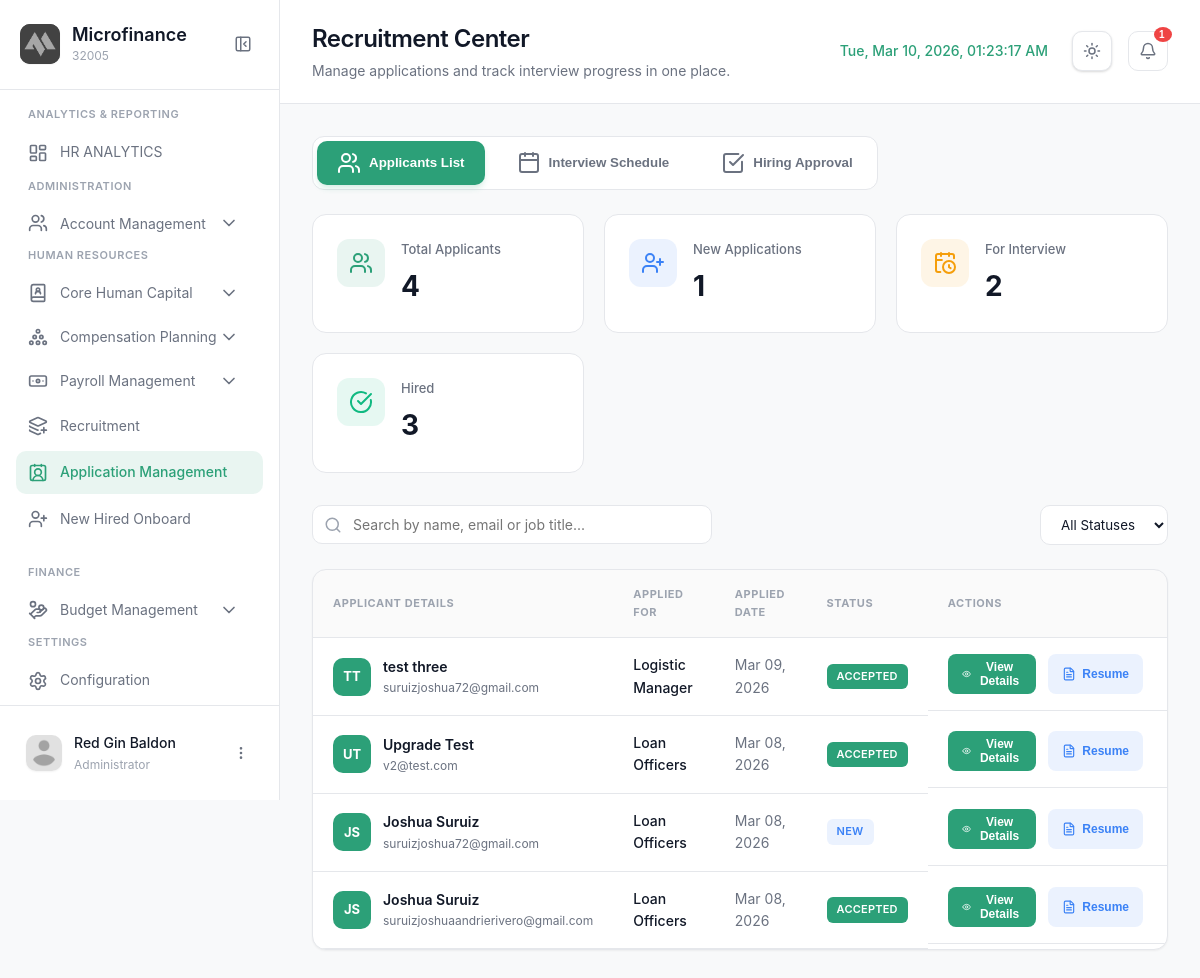
The app's page /modules/admin/applicationmgt.php (signed in) with its own data.
### tables this page shows
CREATE TABLE `applicants` (
  `ApplicantID` int(11) NOT NULL,
  `PostID` int(11) NOT NULL,
  `FirstName` varchar(100) NOT NULL,
  `MiddleName` varchar(100) DEFAULT NULL,
  `LastName` varchar(100) NOT NULL,
  `Email` varchar(150) NOT NULL,
  `Phone` varchar(20) NOT NULL,
  `Gender` varchar(20) DEFAULT NULL,
  `DateOfBirth` date DEFAULT NULL,
  `PermanentAddress` text DEFAULT NULL,
  `EmergencyContactName` varchar(200) DEFAULT NULL,
  `EmergencyRelationship` varchar(50) DEFAULT NULL,
  `EmergencyPhone` varchar(20) DEFAULT NULL,
  `ResumePath` varchar(255) DEFAULT NULL,
  `GovIDPath` varchar(255) DEFAULT NULL,
  `ClearancePath` varchar(255) DEFAULT NULL,
  `TORPath` varchar(255) DEFAULT NULL,
  `IDPicturePath` varchar(255) DEFAULT NULL,
  `Status` enum('New','Reviewed','Shortlisted','Interview','Rejected','Accepted') DEFAULT 'New',
  `AppliedAt` timestamp NOT NULL DEFAULT current_timestamp(),
  `ApprovalStatus` varchar(50) DEFAULT 'Pending Manager Approval'
);

CREATE TABLE `job_postings` (
  `PostID` int(11) NOT NULL,
  `RequisitionID` int(11) NOT NULL,
  `Title` varchar(255) NOT NULL,
  `Department` varchar(100) DEFAULT NULL,
  `Location` varchar(100) DEFAULT 'Metro Manila',
  `JobType` enum('Full-time','Part-time','Contract','Temporary') DEFAULT 'Full-time',
  `SalaryType` varchar(50) DEFAULT NULL,
  `SalaryRange` varchar(100) DEFAULT NULL,
  `Category` enum('Technology','Design','Marketing','Human Resources','Finance','Operations') DEFAULT 'Operations',
  `Description` text DEFAULT NULL,
  `Responsibilities` text DEFAULT NULL,
  `Requirements` text DEFAULT NULL,
  `Status` enum('Live','Closed','Archived') DEFAULT 'Live',
  `CreatedAt` timestamp NOT NULL DEFAULT current_timestamp()
);

### modules/admin/applicationmgt.php (the view, shortened to what this page needs)
<?php
require_once '../../config/config.php';
$page = 'applicationmgt';
$module = 'recruitment';
$stats = [
    'Total' => $conn->query("SELECT COUNT(*) FROM applicants")->fetch_row()[0],
    'New' => $conn->query("SELECT COUNT(*) FROM applicants WHERE Status = 'New'")->fetch_row()[0],
    'Shortlisted' => $conn->query("SELECT COUNT(*) FROM applicants WHERE Status = 'Shortlisted'")->fetch_row()[0],
    'Accepted' => $conn->query("SELECT COUNT(*) FROM applicants WHERE Status = 'Accepted'")->fetch_row()[0]
];
$query = "SELECT a.*, j.Title as JobTitle
          FROM applicants a
          JOIN job_postings j ON a.PostID = j.PostID
          ORDER BY a.AppliedAt DESC";
$applicants = $conn->query($query);
$interviewQuery = "SELECT s.*, a.FirstName, a.LastName, a.Email, a.Status, j.Title as JobTitle, u.Username as InterviewerName
                  FROM interview_schedules s
                  JOIN applicants a ON s.ApplicantID = a.ApplicantID
                  JOIN job_postings j ON a.PostID = j.PostID
                  JOIN useraccounts u ON s.InterviewerID = u.AccountID
                  ORDER BY s.InterviewDate ASC, s.InterviewTime ASC";
$interviews = $conn->query($interviewQuery);
?>
<!DOCTYPE html>
<html lang="en">
<head>
  <link rel="stylesheet" href="../../css/applicationmgt.css?v=<?php echo time(); ?>">
</head>
<body>
  <aside class="sidebar" id="sidebar">
    <div class="sidebar-header">
      <div class="logo-container">
        <div class="logo-wrapper">
          <img src="../../img/logo.png" alt="Logo" class="logo">
        </div>
        <div class="logo-text">
          <h2 class="app-name">Microfinance</h2>
          <span class="app-tagline">32005</span>
        </div>
      </div>
      <button class="sidebar-toggle" id="sidebarToggle">
        <i data-lucide="panel-left-close"></i>
      </button>
    </div>
    <nav class="sidebar-nav">
      <div class="nav-section">
        <span class="nav-section-title">ANALYTICS & REPORTING</span>
        <a href="dashboard.php" class="nav-item">
          <i data-lucide="layout-dashboard"></i>
          <span>HR ANALYTICS</span>
        </a>
      <div class="nav-section">
        <span class="nav-section-title">ADMINISTRATION</span>
        <div class="nav-item-group <?php echo ($module === 'accounts') ? 'active' : ''; ?>">
          <button class="nav-item has-submenu" data-module="accounts">
            <div class="nav-item-content">
              <i data-lucide="users"></i>
              <span>Account Management</span>
            </div>
            <i data-lucide="chevron-down" class="submenu-icon"></i>
          </button>
        </div>
       <div class="nav-section">
        <span class="nav-section-title">Human Resources</span>
          <div class="nav-item-group <?php echo ($module === 'corehumancapital') ? 'active' : ''; ?>">
          <button class="nav-item has-submenu" data-module="corehumancapital">
            <div class="nav-item-content">
              <i data-lucide="book-user"></i>
              <span>Core Human Capital</span>
            </div>
            <i data-lucide="chevron-down" class="submenu-icon"></i>
          </button>
        </div>
          <div class="nav-item-group <?php echo ($module === 'planning') ? 'active' : ''; ?>">
          <button class="nav-item has-submenu" data-module="planning">
            <div class="nav-item-content">
              <i data-lucide="circle-pile"></i>
              <span>Compensation Planning</span>
            </div>
            <i data-lucide="chevron-down" class="submenu-icon"></i>
          </button>
        </div>
        <div class="nav-item-group <?php echo ($module === 'payroll') ? 'active' : ''; ?>">
          <button class="nav-item has-submenu" data-module="payroll">
            <div class="nav-item-content">
              <i data-lucide="banknote"></i>
              <span>Payroll Management</span>
            </div>
            <i data-lucide="chevron-down" class="submenu-icon"></i>
          </button>
        </div>
            <a href="recruitment.php" class="nav-item <?php echo ($page === 'recruitment') ? 'active' : ''; ?>">
              <i data-lucide="layers-plus"></i>
              <span>Recruitment</span>
            </a>
            <a href="applicationmgt.php" class="nav-item <?php echo ($page === 'applicationmgt') ? 'active' : ''; ?>">
              <i data-lucide="contact-round"></i>
              <span>Application Management</span>
            </a>
      <a href="newhiredonboard.php" class="nav-item <?php echo ($page === 'newhiredonboard') ? 'active' : ''; ?>">
              <i data-lucide="user-plus"></i>
              <span>New Hired Onboard</span>
            </a>
        </div>
        <div class="nav-section">
        <span class="nav-section-title">FINANCE</span>
        <div class="nav-item-group <?php echo ($module === 'budget') ? 'active' : ''; ?>">
          <button class="nav-item has-submenu" data-module="budget">
            <div class="nav-item-content">
              <i data-lucide="hand-coins"></i>
              <span>Budget Management</span>
            </div>
            <i data-lucide="chevron-down" class="submenu-icon"></i>
          </button>
      <div class="nav-section">
        <span class="nav-section-title">SETTINGS</span>
        <a href="#" class="nav-item">
          <i data-lucide="settings"></i>
          <span>Configuration</span>
        </a>
      </div>
    </nav>
    <div class="sidebar-footer">
      <div class="user-profile">
        <div class="user-avatar">
          <img src="../../img/profile.png" alt="User">
        </div>
        <div class="user-info">
          <span class="user-name"><?php echo htmlspecialchars($_SESSION['username'] ?? 'Admin'); ?></span>
          <span class="user-role">Administrator</span>
        </div>
        <button class="user-menu-btn" id="userMenuBtn">
          <i data-lucide="more-vertical"></i>
        </button>
      </div>
    </div>
  </aside>
  <main class="main-content">
    <header class="page-header">
      <div class="header-left">
        <div class="header-title">
          <h1>Recruitment Center</h1>
          <p>Manage applications and track interview progress in one place.</p>
        </div>
      </div>
      <div class="header-right">
        <div class="header-clock">
          <span id="realTimeClock"></span>
        </div>
        <button class="theme-toggle" id="themeToggle" aria-label="Toggle theme">
          <i data-lucide="sun" class="sun-icon"></i>
        </button>
        <button class="icon-btn">
          <i data-lucide="bell"></i>
          <span class="badge" id="notifBadge" style="background:#ef4444; position:absolute; top:-5px; right:-5px; font-size:10px; padding:2px 5px; color:white; border-radius:50%;"><?php echo $stats['New']; ?></span>
        </button>
      </div>
    </header>
    <div class="content-wrapper">
      <div class="tabs-container">
        <button class="tab-btn active" data-tab="applicants">
          <i data-lucide="users"></i>
          <span>Applicants List</span>
        </button>
        <button class="tab-btn" data-tab="interviews">
          <i data-lucide="calendar"></i>
          <span>Interview Schedule</span>
        </button>
        <button class="tab-btn" data-tab="hiring">
          <i data-lucide="check-square"></i>
          <span>Hiring Approval</span>
        </button>
      </div>
      <div id="applicantsTab" class="tab-content active">
        <div class="stats-grid">
          <div class="stat-card">
            <div class="stat-icon" style="background: rgba(44, 160, 120, 0.1); color: var(--brand-green);">
              <i data-lucide="users"></i>
            </div>
            <div class="stat-content">
              <span class="stat-label">Total Applicants</span>
              <h3 class="stat-value"><?php echo number_format($stats['Total']); ?></h3>
            </div>
          </div>
          <div class="stat-card">
            <div class="stat-icon" style="background: rgba(59, 130, 246, 0.1); color: #3b82f6;">
              <i data-lucide="user-plus"></i>
            </div>
            <div class="stat-content">
              <span class="stat-label">New Applications</span>
              <h3 class="stat-value"><?php echo $stats['New']; ?></h3>
            </div>
          </div>
          <div class="stat-card">
            <div class="stat-icon" style="background: rgba(245, 158, 11, 0.1); color: #f59e0b;">
              <i data-lucide="calendar-clock"></i>
            </div>
            <div class="stat-content">
              <span class="stat-label">For Interview</span>
              <h3 class="stat-value"><?php echo ($interviews ? $interviews->num_rows : 0); ?></h3>
            </div>
          </div>
          <div class="stat-card">
            <div class="stat-icon" style="background: rgba(16, 185, 129, 0.1); color: #10b981;">
              <i data-lucide="check-circle"></i>
            </div>
            <div class="stat-content">
              <span class="stat-label">Hired</span>
              <h3 class="stat-value"><?php echo $stats['Accepted']; ?></h3>
            </div>
          </div>
        </div>
        <div class="toolbar">
          <div class="search-box">
            <input type="text" id="applicantSearch" placeholder="Search by name, email or job title...">
          </div>
          <div class="filter-group">
            <select id="statusFilter" class="filter-select">
              <option value="all">All Statuses</option>
            </select>
          </div>
        </div>
      <div class="table-container">
        <table class="applicant-table">
          <thead>
            <tr>
              <th>Applicant Details</th>
              <th>Applied For</th>
              <th>Applied Date</th>
              <th>Status</th>
              <th>Actions</th>
            </tr>
          </thead>
          <tbody id="applicantTableBody">
            <?php
            $applicants->data_seek(0);
            while($row = $applicants->fetch_assoc()):
               $initials = strtoupper(substr($row['FirstName'], 0, 1) . substr($row['LastName'], 0, 1));
               $statusClass = "badge-" . strtolower($row['Status']);
            ?>
            <tr class="applicant-row" data-status="<?php echo $row['Status']; ?>">
              <td>
                <div class="user-info-cell">
                  <div class="initials-avatar"><?php echo $initials; ?></div>
                  <div class="name-email">
                    <span class="applicant-name"><?php echo htmlspecialchars($row['FirstName'] . ' ' . $row['LastName']); ?></span>
                    <span class="applicant-email"><?php echo htmlspecialchars($row['Email']); ?></span>
                  </div>
                </div>
              </td>
              <td>
                <div style="font-weight:500; color:var(--text-primary);"><?php echo htmlspecialchars($row['JobTitle']); ?></div>
              </td>
              <td style="color:var(--text-secondary);">
                <?php echo date('M d, Y', strtotime($row['AppliedAt'])); ?>
              </td>
              <td>
                <span class="badge <?php echo $statusClass; ?>"><?php echo $row['Status']; ?></span>
              </td>
              <td style="display:flex; gap:8px;">
                <button class="action-btn view-details" data-id="<?php echo $row['ApplicantID']; ?>" style="background:var(--brand-green); color:white; border:none; padding:6px 14px; border-radius:8px; font-size:12px; font-weight:600; cursor:pointer; display:flex; align-items:center; gap:6px;">
                  <i data-lucide="eye" style="width:14px;"></i>
                  <span>View Details</span>
                </button>
                <button class="action-btn download-resume" onclick="window.open('../../<?php echo $row['ResumePath']; ?>')" style="background:rgba(59,130,246,0.1); color:#3b82f6; border:none; padding:6px 14px; border-radius:8px; font-size:12px; font-weight:600; cursor:pointer; display:flex; align-items:center; gap:6px;">
                  <i data-lucide="file-text" style="width:14px;"></i>
                  <span>Resume</span>
                </button>
              </td>
            </tr>
            <?php endwhile; ?>
          </tbody>
        </table>
      </div>
    </div>
    </div>
  </main>
</body>
</html>

### modules/admin/applicationmgt.php (style rules this page uses)
.tabs-container { display: flex; gap: 12px; margin-bottom: 24px; padding: 4px; background: var(--surface); border-radius: 12px; width: fit-content; border: 1px solid var(--border-color); }
.tab-btn { padding: 10px 20px; border: none; background: transparent; color: var(--text-secondary); font-weight: 600; border-radius: 10px; cursor: pointer; display: flex; align-items: center; gap: 8px; transition: all 0.2s ease; }
.tab-btn.active { background: var(--brand-green); color: white; box-shadow: 0 4px 6px -1px rgba(44, 160, 120, 0.2); }
.tab-content { display: none; }
.tab-content.active { display: block; }

### records on screen
applicants: initials "TT", FirstName+LastName "test three", Email "suruizjoshua72@gmail.com", PostID.Title "Logistic Manager", AppliedAt "Mar 09, 2026", Status "ACCEPTED"
applicants: initials "UT", FirstName+LastName "Upgrade Test", Email "v2@test.com", PostID.Title "Loan Officers", AppliedAt "Mar 08, 2026", Status "ACCEPTED"
applicants: initials "JS", FirstName+LastName "Joshua Suruiz", Email "suruizjoshua72@gmail.com", PostID.Title "Loan Officers", AppliedAt "Mar 08, 2026", Status "NEW"
applicants: initials "JS", FirstName+LastName "Joshua Suruiz", Email "suruizjoshuaandrierivero@gmail.com", PostID.Title "Loan Officers", AppliedAt "Mar 08, 2026", Status "ACCEPTED"

### other values on screen
$_SESSION['username'] "Red Gin Baldon"
$stats['New'] "1"
$stats['Total'] "4"
$interviews->num_rows "2"
$stats['Accepted'] "3"
